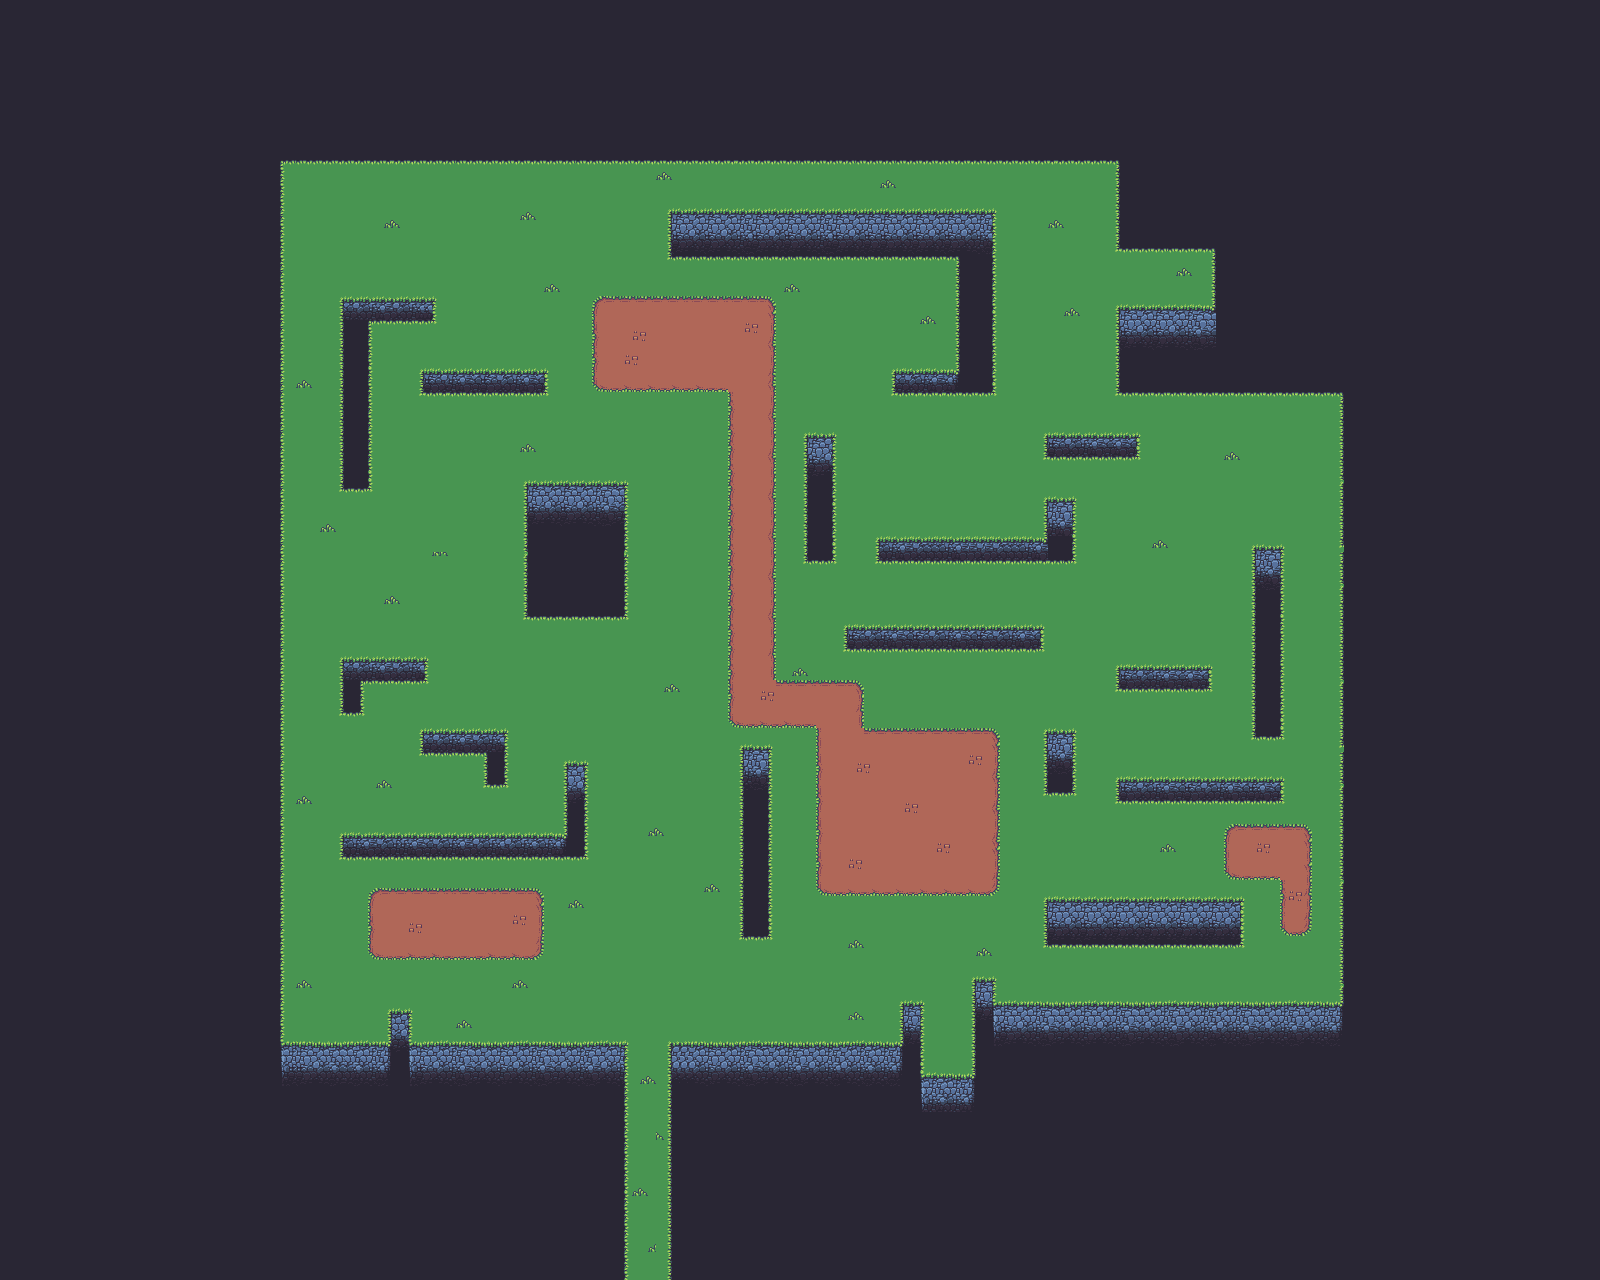

This game map was drawn from its Tiled (.tmx) file and the tilesets committed beside it. A one-line description and the trimmed map source follow:
An orthogonal 200x160 tile map with 8x8 px tiles, 4 tile layers (Abyss, Ground, Exit, Walls).

<map version="1.2" tiledversion="1.3.3" orientation="orthogonal" renderorder="right-down" width="200" height="160" tilewidth="8" tileheight="8" infinite="0" nextlayerid="6" nextobjectid="1">
 <editorsettings>
  <export target="../assets/VPP-level5.json" format="json" />
 </editorsettings>
 <tileset firstgid="1" name="level5" tilewidth="8" tileheight="8" tilecount="2652" columns="102">
  <image source="../assets/level5.png" width="816" height="208" />
 </tileset>
 <layer id="2" name="Abyss" width="200" height="160">
  <data>[32000 cells, 32000 non-empty, 2 distinct tile ids]</data>
 </layer>
 <layer id="1" name="Ground" width="200" height="160">
  <data>[32000 cells, 11911 non-empty, 174 distinct tile ids]</data>
 </layer>
 <layer id="5" name="Exit" width="200" height="160">
  <data>[32000 cells, 48 non-empty, 11 distinct tile ids]</data>
 </layer>
 <layer id="4" name="Walls" width="200" height="160">
  <data>[32000 cells, 2645 non-empty, 122 distinct tile ids]</data>
 </layer>
</map>
